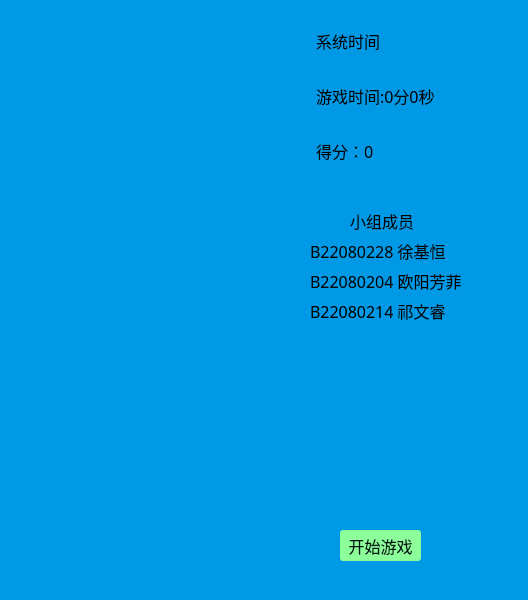
<?xml version="1.0" encoding="UTF-8"?>
<ui version="4.0">
 <class>Widget</class>
 <widget class="QWidget" name="Widget">
  <property name="geometry">
   <rect>
    <x>0</x>
    <y>0</y>
    <width>528</width>
    <height>600</height>
   </rect>
  </property>
  <property name="windowTitle">
   <string>俄罗斯方块</string>
  </property>
  <property name="styleSheet">
   <string notr="true">#Widget{background-color: rgb(0, 153, 230);}</string>
  </property>
  <widget class="QPushButton" name="btn_start">
   <property name="geometry">
    <rect>
     <x>340</x>
     <y>530</y>
     <width>81</width>
     <height>31</height>
    </rect>
   </property>
   <property name="font">
    <font>
     <family>华文行楷</family>
     <pointsize>12</pointsize>
    </font>
   </property>
   <property name="styleSheet">
    <string notr="true">border-radius:3px;
color: rgb(0, 20, 20);
background-color: rgb(140, 255, 155);</string>
   </property>
   <property name="text">
    <string>开始游戏</string>
   </property>
  </widget>
  <widget class="QLabel" name="lb_score">
   <property name="geometry">
    <rect>
     <x>316</x>
     <y>140</y>
     <width>111</width>
     <height>21</height>
    </rect>
   </property>
   <property name="font">
    <font>
     <family>华文新魏</family>
     <pointsize>12</pointsize>
    </font>
   </property>
   <property name="text">
    <string>得分：0</string>
   </property>
  </widget>
  <widget class="QLabel" name="lb_time_sys">
   <property name="geometry">
    <rect>
     <x>316</x>
     <y>30</y>
     <width>151</width>
     <height>21</height>
    </rect>
   </property>
   <property name="font">
    <font>
     <family>华文新魏</family>
     <pointsize>12</pointsize>
    </font>
   </property>
   <property name="text">
    <string>系统时间</string>
   </property>
  </widget>
  <widget class="QLabel" name="lb_time_game">
   <property name="geometry">
    <rect>
     <x>316</x>
     <y>85</y>
     <width>151</width>
     <height>21</height>
    </rect>
   </property>
   <property name="font">
    <font>
     <family>华文新魏</family>
     <pointsize>12</pointsize>
    </font>
   </property>
   <property name="text">
    <string>游戏时间:0分0秒</string>
   </property>
  </widget>
  <widget class="QLabel" name="lb_score_2">
   <property name="geometry">
    <rect>
     <x>310</x>
     <y>240</y>
     <width>141</width>
     <height>21</height>
    </rect>
   </property>
   <property name="font">
    <font>
     <family>华文新魏</family>
     <pointsize>12</pointsize>
    </font>
   </property>
   <property name="text">
    <string>B22080228 徐基恒</string>
   </property>
  </widget>
  <widget class="QLabel" name="lb_score_3">
   <property name="geometry">
    <rect>
     <x>310</x>
     <y>270</y>
     <width>161</width>
     <height>21</height>
    </rect>
   </property>
   <property name="font">
    <font>
     <family>华文新魏</family>
     <pointsize>12</pointsize>
    </font>
   </property>
   <property name="text">
    <string>B22080204 欧阳芳菲</string>
   </property>
  </widget>
  <widget class="QLabel" name="lb_score_4">
   <property name="geometry">
    <rect>
     <x>310</x>
     <y>300</y>
     <width>141</width>
     <height>21</height>
    </rect>
   </property>
   <property name="font">
    <font>
     <family>华文新魏</family>
     <pointsize>12</pointsize>
    </font>
   </property>
   <property name="text">
    <string>B22080214 祁文睿</string>
   </property>
  </widget>
  <widget class="QLabel" name="lb_score_5">
   <property name="geometry">
    <rect>
     <x>350</x>
     <y>210</y>
     <width>141</width>
     <height>21</height>
    </rect>
   </property>
   <property name="font">
    <font>
     <family>华文新魏</family>
     <pointsize>12</pointsize>
    </font>
   </property>
   <property name="text">
    <string>小组成员</string>
   </property>
  </widget>
 </widget>
 <resources/>
 <connections/>
</ui>
